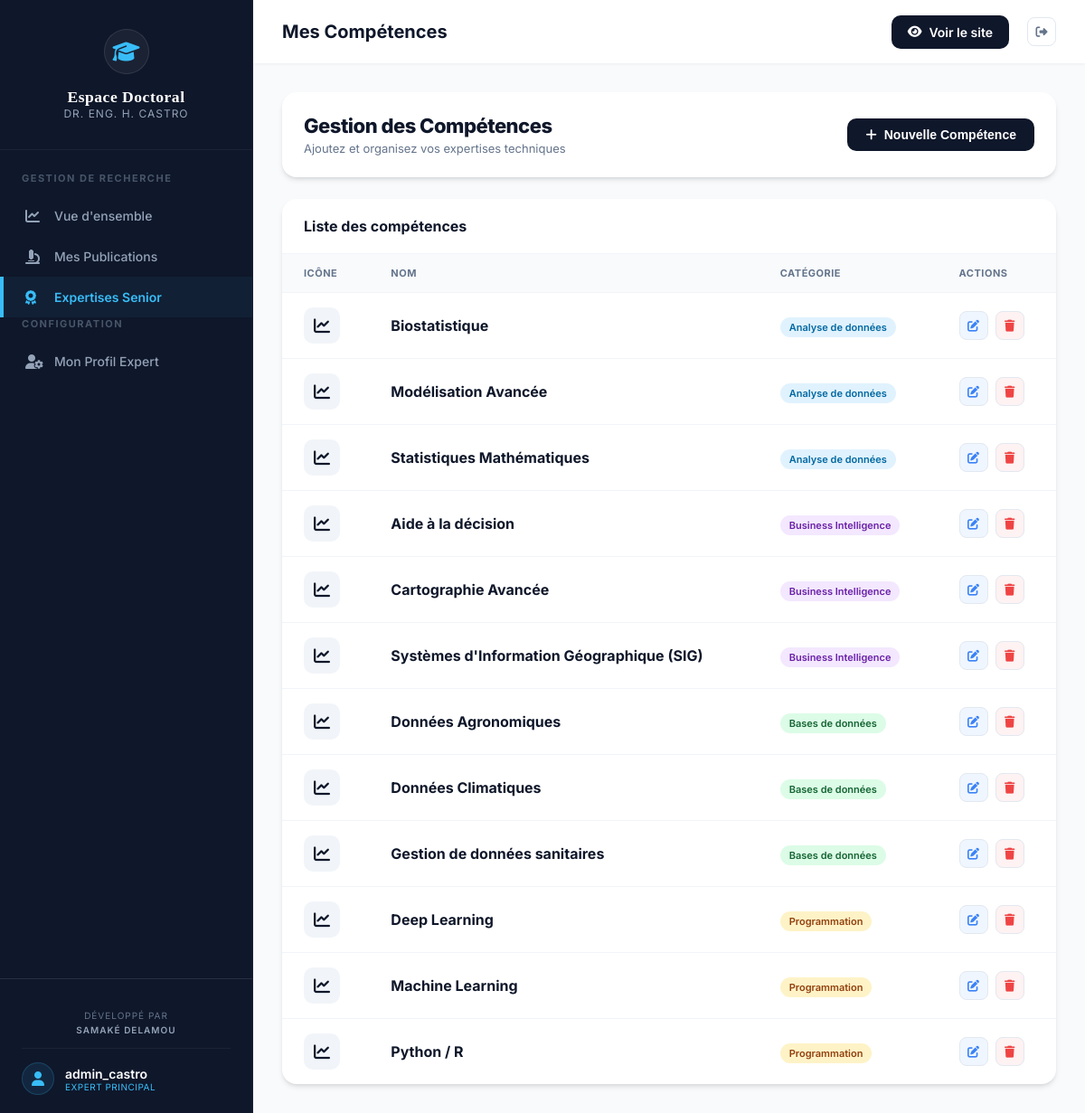
The app's page /dashboard/skills/ (signed in) with its own data.
### home/models.py (models this page shows, shortened)
class Skill(models.Model):
    CATEGORY_CHOICES = [
        ('analysis', 'Analyse de données'),
        ('programming', 'Programmation'),
        ('database', 'Bases de données'),
        ('bi', 'Business Intelligence'),
    ]
    name = models.CharField(max_length=100)
    category = models.CharField(max_length=20, choices=CATEGORY_CHOICES)
    icon = models.CharField(max_length=50, default="fas fa-chart-line")
    created_at = models.DateTimeField(auto_now_add=True)

### home/views.py (the view)
# urls.py: path('dashboard/skills/', views.manage_skills, name='dashboard_skills'),
@login_required
def manage_skills(request):
    if request.method == 'POST':
        form = SkillForm(request.POST)
        if form.is_valid():
            form.save()
            messages.success(request, "Compétence ajoutée avec succès !")
            return redirect('dashboard_skills')
        else:
            messages.error(request, "Erreur lors de l'ajout de la compétence.")
    else:
        form = SkillForm()
    skills = Skill.objects.all().order_by('category', 'name')
    return render(request, 'home/skill_manage.html', {
        'skills': skills,
        'form': form
    })

### home/templates/home/skill_manage.html (shortened to what this page needs)
{% extends 'home/dashboard_base.html' %}
{% load static %}
{% block header_title %}Mes Compétences{% endblock %}
{% block extra_css %}
<link rel="stylesheet" href="{% static 'home/css/dashboard_projects.css' %}">
{% endblock %}
{% block content %}
<div class="manage-projects-wrapper">
    <div class="page-header">
        <div class="header-info">
            <h2 class="page-title">Gestion des Compétences</h2>
            <p class="page-subtitle">Ajoutez et organisez vos expertises techniques</p>
        </div>
        <button class="btn-primary-dashboard" onclick="document.getElementById('add-skill-modal').style.display='flex'">
            <i class="fas fa-plus"></i> Nouvelle Compétence
        </button>
    </div>
    <div class="content-card">
        <div class="card-header">
            <h3>Liste des compétences</h3>
        </div>
        <div class="table-responsive">
            <table class="modern-table">
                <thead>
                    <tr>
                        <th>Icône</th>
                        <th>Nom</th>
                        <th>Catégorie</th>
                        <th>Actions</th>
                    </tr>
                </thead>
                <tbody>
                    {% for skill in skills %}
                    <tr>
                        <td>
                            <div class="skill-icon-preview">
                                <i class="{{ skill.icon }}"></i>
                            </div>
                        </td>
                        <td><strong>{{ skill.name }}</strong></td>
                        <td>
                            <span class="category-badge badge-{{ skill.category }}">
                                {{ skill.get_category_display }}
                            </span>
                        </td>
                        <td>
                            <div class="table-actions">
                                <a href="{% url 'dashboard_skill_edit' skill.pk %}" class="action-btn edit" title="Modifier">
                                    <i class="fas fa-edit"></i>
                                </a>
                                <a href="{% url 'dashboard_skill_delete' skill.pk %}" class="action-btn delete" title="Supprimer">
                                    <i class="fas fa-trash"></i>
                                </a>
                            </div>
                        </td>
                    </tr>
                    {% endfor %}
                </tbody>
            </table>
        </div>
    </div>
</div>
{% endblock %}

### home/templates/home/dashboard_base.html (shortened to what this page needs)
{% load static %}
<!DOCTYPE html>
<html lang="fr">
<head>
    <link href="https://cdnjs.cloudflare.com/ajax/libs/font-awesome/6.4.0/css/all.min.css" rel="stylesheet">
    {% block extra_css %}{% endblock %}
</head>
<body>
    <div class="dashboard-container">
        <aside class="sidebar" id="sidebar">
            <div class="sidebar-header">
                <div class="logo-box">
                    <i class="fas fa-graduation-cap"></i>
                </div>
                <div class="sidebar-branding">
                    <h3 class="sidebar-title">Espace Doctoral</h3>
                    <p class="sidebar-subtitle">Dr. Eng. H. Castro</p>
                </div>
            </div>
            <nav class="sidebar-nav">
                <div class="nav-label">Gestion de Recherche</div>
                <a href="{% url 'dashboard' %}" class="nav-link {% if request.resolver_match.url_name == 'dashboard' %}active{% endif %}">
                    <i class="fa-solid fa-chart-line"></i>
                    Vue d'ensemble
                </a>
                <a href="{% url 'dashboard_projects' %}" class="nav-link {% if 'projects' in request.path %}active{% endif %}">
                    <i class="fa-solid fa-microscope"></i>
                    Mes Publications
                </a>
                <a href="{% url 'dashboard_skills' %}" class="nav-link {% if 'skills' in request.path %}active{% endif %}">
                    <i class="fa-solid fa-award"></i>
                    Expertises Senior
                </a>
                <div class="nav-label">Configuration</div>
                <a href="{% url 'dashboard_settings' %}" class="nav-link {% if 'settings' in request.path %}active{% endif %}">
                    <i class="fa-solid fa-user-gear"></i>
                    Mon Profil Expert
                </a>
            </nav>
            <div class="sidebar-footer">
                <div class="developer-credit" style="padding: 12px 0; border-bottom: 1px solid rgba(255,255,255,0.05); margin-bottom: 15px; text-align: center;">
                    <p style="font-size: 10px; color: #64748b; line-height: 1.6; text-transform: uppercase; letter-spacing: 1px;">
                        Développé par<br>
                        <strong style="color: #94a3b8; font-weight: 600;">Samaké DELAMOU</strong>
                    </p>
                </div>
                <a href="{% url 'home_portfolio' %}" class="user-profile">
                    <div class="user-avatar" style="background: rgba(56, 189, 248, 0.1); border: 1px solid rgba(56, 189, 248, 0.2);">
                        <i class="fa-solid fa-user" style="color: var(--accent);"></i>
                    </div>
                    <div class="user-info">
                        <span class="name">{{ user.username }}</span>
                        <span class="role" style="color: var(--accent); font-size: 10px; text-transform: uppercase; letter-spacing: 0.5px;">Expert Principal</span>
                    </div>
                </a>
            </div>
        </aside>
        <main class="main-content">
            <header class="top-header">
                <div class="header-left">
                    <h2 style="font-size: 20px; font-weight: 700;">{% block header_title %}Overview{% endblock %}</h2>
                </div>
                <div class="header-actions">
                    <a href="{% url 'home_portfolio' %}" class="btn-view-site">
                        <i class="fa-solid fa-eye"></i>
                        Voir le site
                    </a>
                    <form action="{% url 'logout' %}" method="post" style="display: inline;">
                        <button type="submit" class="action-btn" title="Déconnexion">
                            <i class="fa-solid fa-right-from-bracket"></i>
                        </button>
                    </form>
                </div>
            </header>
            <div class="content-body">
                {% block content %}{% endblock %}
            </div>
        </main>
    </div>
</body>
</html>

### home/static/home/css/dashboard_projects.css (style rules this page uses)
.page-header { display: flex; justify-content: space-between; align-items: center; margin-bottom: 24px; background: white; padding: 24px; border-radius: 16px; box-shadow: var(--card-shadow); }
.page-title { font-size: 22px; font-weight: 800; color: var(--dark); letter-spacing: -0.5px; margin: 0; }
.page-subtitle { color: var(--secondary); font-size: 13px; margin-top: 4px; }
.btn-primary-dashboard { background: var(--primary); color: white; border: none; padding: 10px 20px; border-radius: 10px; font-weight: 600; font-size: 14px; display: inline-flex; align-items: center; gap: 8px; cursor: pointer; transition: var(--transition); text-decoration: none; white-space: nowrap; }
.content-card { background: white; border-radius: 16px; box-shadow: var(--card-shadow); overflow: hidden; }
.card-header { padding: 20px 24px; border-bottom: 1px solid #f1f5f9; display: flex; justify-content: space-between; align-items: center; flex-wrap: wrap; gap: 16px; }
.card-header h3 { font-size: 16px; font-weight: 700; color: var(--dark); margin: 0; }
.table-responsive { width: 100%; overflow-x: auto; }
.modern-table { width: 100%; border-collapse: collapse; min-width: 800px; }
.modern-table th { text-align: left; padding: 14px 24px; background: #f8fafc; color: var(--secondary); font-size: 11px; font-weight: 700; text-transform: uppercase; letter-spacing: 0.5px; border-bottom: 1px solid #f1f5f9; }
.modern-table td { padding: 16px 24px; border-bottom: 1px solid #f1f5f9; vertical-align: middle; }
.modern-table tr:last-child td { border-bottom: none; }
.table-actions { display: flex; gap: 8px; }
.action-btn { width: 32px; height: 32px; border-radius: 8px; display: flex; align-items: center; justify-content: center; transition: var(--transition); text-decoration: none; font-size: 13px; }
.action-btn.edit { background: #eff6ff; color: #3b82f6; }
.action-btn.delete { background: #fef2f2; color: #ef4444; }

### home/templates/home/skill_manage.html (style rules this page uses)
.skill-icon-preview { width: 40px; height: 40px; background: #f1f5f9; border-radius: 10px; display: flex; align-items: center; justify-content: center; color: var(--primary); font-size: 18px; }
.category-badge { padding: 4px 10px; border-radius: 20px; font-size: 11px; font-weight: 600; }
.badge-analysis { background: #e0f2fe; color: #0369a1; }
.badge-programming { background: #fef3c7; color: #92400e; }
.badge-database { background: #dcfce7; color: #166534; }
.badge-bi { background: #f3e8ff; color: #6b21a8; }

### records on screen
Skill: name "Biostatistique", category "Analyse de données"
Skill: name "Modélisation Avancée", category "Analyse de données"
Skill: name "Statistiques Mathématiques", category "Analyse de données"
Skill: name "Aide à la décision", category "Business Intelligence"
Skill: name "Cartographie Avancée", category "Business Intelligence"
Skill: name "Systèmes d'Information Géographique (SIG)", category "Business Intelligence"
Skill: name "Données Agronomiques", category "Bases de données"
Skill: name "Données Climatiques", category "Bases de données"
Skill: name "Gestion de données sanitaires", category "Bases de données"
Skill: name "Deep Learning", category "Programmation"
Skill: name "Machine Learning", category "Programmation"
Skill: name "Python / R", category "Programmation"

### other values on screen
{{ user.username }} "admin_castro"
